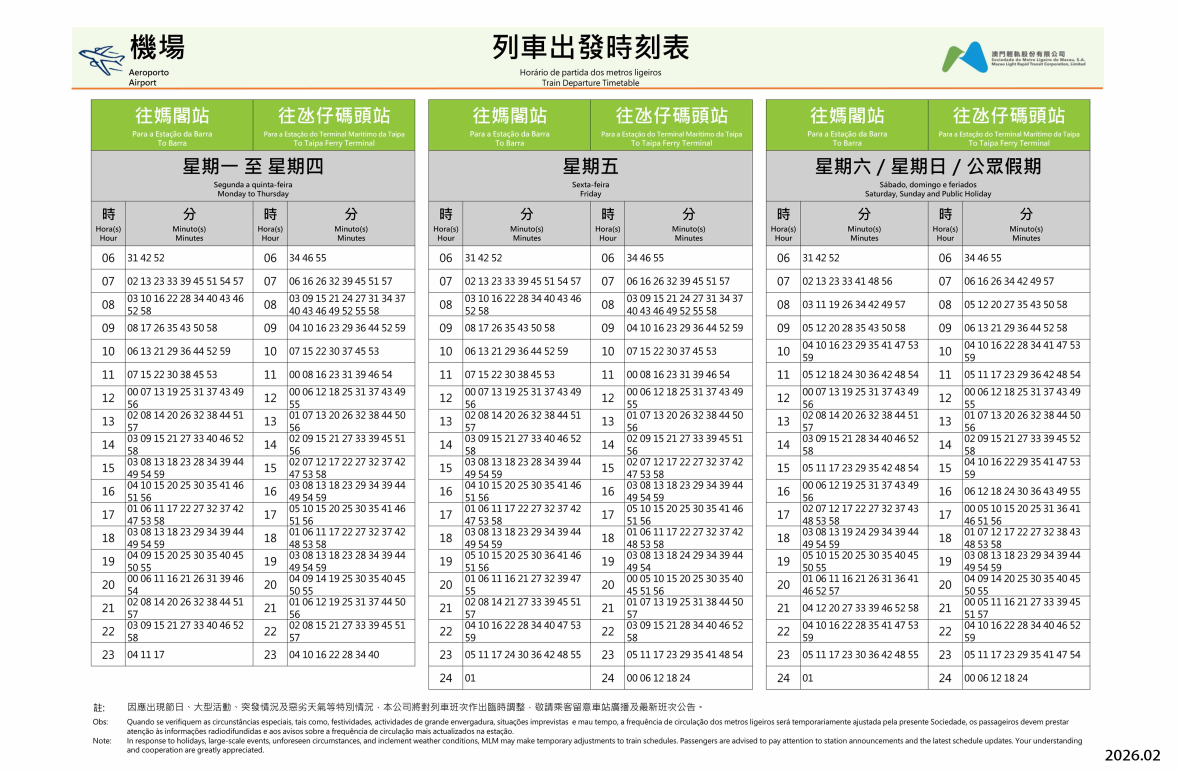
#> input picture data/timetable_images/TT_AIR_2026.jpg, 4716 x 3087 px (shown at 1/4 size); its folder holds only this picture in this run
$ python _crop_helper.py ../timetable_images/TT_AIR_2026.jpg ../timetable_images/TT_AIR_2026_06.jpg
#> lines starting #> are read from the running program, lines starting #| are printed output that depends on the picture
"""Crop timetable images into per-block tiles for OCR.

Each timetable image has 3 day-group blocks stacked horizontally:
 - Mon-Thu, Friday, Sat/Sun/Holidays

Block x-boundaries are auto-detected per image since the leftmost block has a
station-label margin (~350 px) that narrows it.

Within each intermediate-station block there are 2 sub-columns
("To Barra" left, "To TFT" right); the OCR parser splits them after the fact
using the two hour-column x positions detected geometrically.
"""
from pathlib import Path
from PIL import Image, ImageOps, ImageEnhance
import numpy as np

ROOT = Path(__file__).parent.parent / "timetable_images"
OUT = Path(__file__).parent / "_tmp_crops"
OUT.mkdir(exist_ok=True)

Y_TOP = 400


def detect_block_boundaries(img: Image.Image) -> list[tuple[int, int]]:
    """Return x-ranges for the 3 day-group blocks.

    Finds the 2 interior x-positions with lowest column variance (the gaps
    between blocks) by searching windows near the 1/3 and 2/3 marks.
    """
    a = np.array(img.convert("L"))
    col_var = a[600:2900].std(axis=0)
    W = a.shape[1]
    kernel = np.ones(40) / 40
    smooth = np.convolve(col_var, kernel, mode="same")
    # Search for gap1 near x=W/3, gap2 near x=2W/3; each within ±W/10 window
    def find_gap(center: int, radius: int) -> int:
        lo = max(center - radius, 100)
        hi = min(center + radius, W - 100)
        return lo + int(smooth[lo:hi].argmin())
    gap1 = find_gap(W // 3, W // 10)
    gap2 = find_gap(2 * W // 3, W // 10)
    return [(0, gap1), (gap1, gap2), (gap2, W)]


def _save_2x(img: Image.Image, name: str, scale: int = 2) -> None:
    img = img.resize((img.size[0] * scale, img.size[1] * scale), Image.LANCZOS)
    img.save(OUT / name)


def crop_blocks(img_file: str, label: str, scale: int = 2) -> None:
    """Crop all 3 day-group blocks for a timetable image."""
#> called with img_file = '../timetable_images/TT_AIR_2026.jpg', label = '../timetable_images/TT_AIR_2026_06.jpg', scale = 2
    img = Image.open(ROOT / img_file)
#> img is the input picture: PIL image 4716x3087 RGB; mean R, G, B 228.2, 231, 223.3
    W, H = img.size
    y0, y1 = Y_TOP, H
    blocks = detect_block_boundaries(img)
#> in detect_block_boundaries, `a = np.array(img.convert("L"))`:
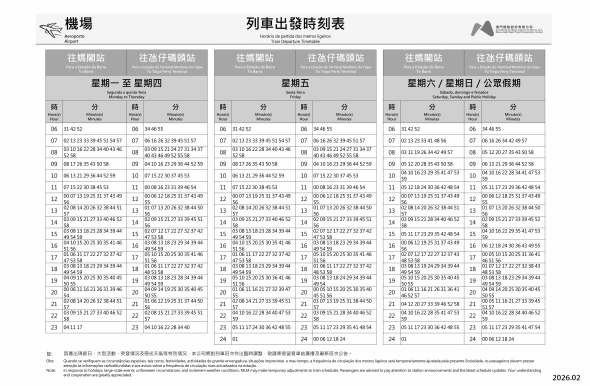
#> a: shape (3087, 4716) (shown at 1/8 size); min 0, max 255, mean 229.2
#> in detect_block_boundaries, `col_var = a[600:2900].std(axis=0)`: col_var = 4716 values, max 101.4 at index 2623, min 0 at index 0, mean 45.33
#> in detect_block_boundaries, `smooth = np.convolve(col_var, kernel, mode="same")`: smooth = 4716 values, max 77.43 at index 1178, min 0 at index 0, mean 45.33
#> in detect_block_boundaries, `gap1 = find_gap(W // 3, W // 10)`: gap1 = 1692
#> in detect_block_boundaries, `gap2 = find_gap(2 * W // 3, W // 10)`: gap2 = 3039
#> blocks = [(0, 1692), (1692, 3039), (3039, 4716)]
    for sched, (x0, x1) in zip(["mon_thu", "fri", "ssh"], blocks):
        _save_2x(img.crop((x0, y0, x1, y1)), f"{label}_{sched}_block.png", scale)
#> this loop made 3 passes
#> pass 1, in _save_2x, `img = img.resize((img.size[0] * scale, img.size[1] * scale), Image.LAN..`:
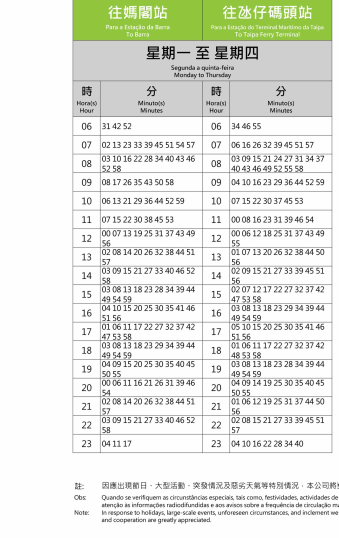
#> img: PIL image 3384x5374 RGB (shown at 1/10 size); mean R, G, B 228.4, 231.1, 224.2
#> pass 2, in _save_2x (call 2), `img = img.resize((img.size[0] * scale, img.size[1] * scale), Image.LAN..`:
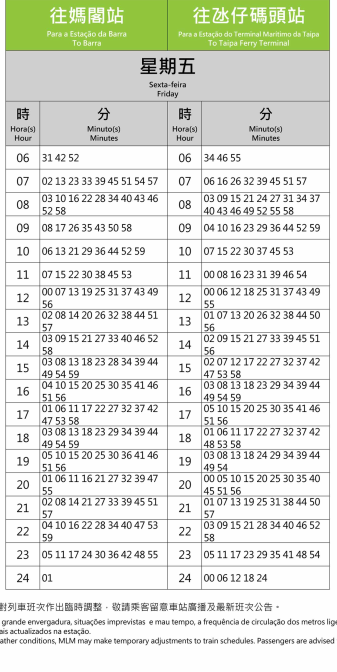
#> img: PIL image 2694x5374 RGB (shown at 1/8 size); mean R, G, B 222.3, 225.6, 216.9
#> pass 3, in _save_2x (call 3), `img = img.resize((img.size[0] * scale, img.size[1] * scale), Image.LAN..`:
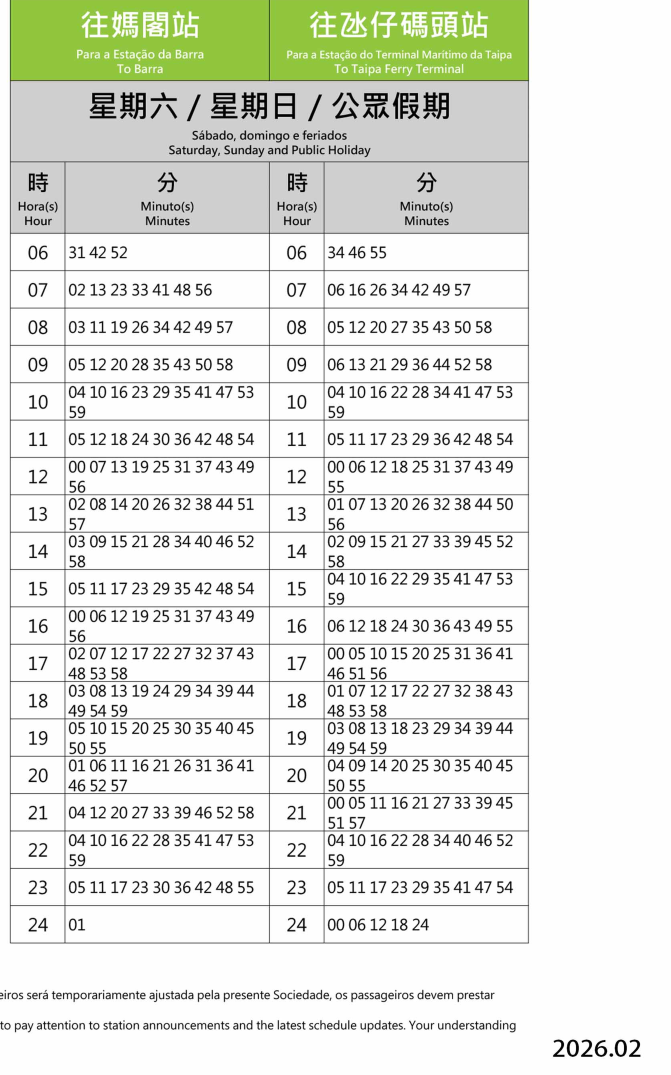
#> img: PIL image 3354x5374 RGB (shown at 1/5 size); mean R, G, B 228.4, 231.1, 224.1
    print(f"Cropped {label}: blocks at {blocks} (scale={scale}x)")
#| Cropped ../timetable_images/TT_AIR_2026_06.jpg: blocks at [(0, 1692), (1692, 3039), (3039, 4716)] (scale=2x)


if __name__ == "__main__":
    import sys
    img, label = sys.argv[1], sys.argv[2]
    crop_blocks(img, label)

$ run again, on data/timetable_images/TT_COE_2026_06.jpg
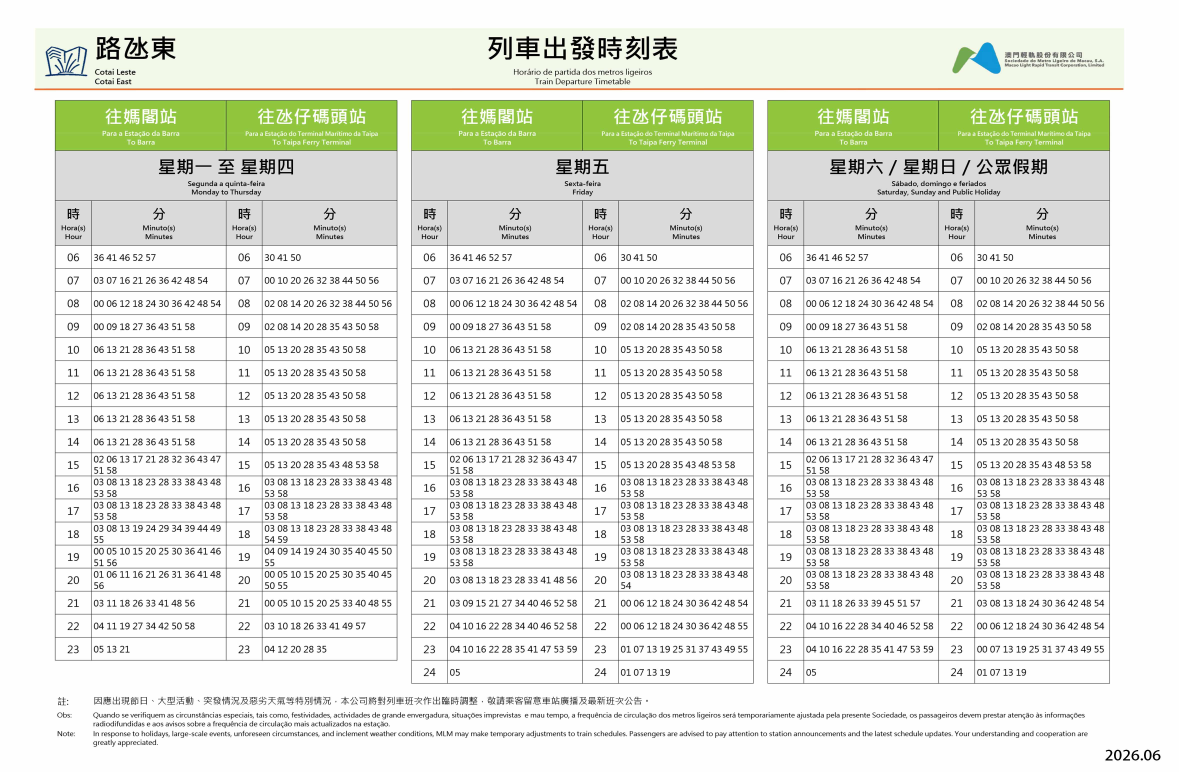
#> input picture data/timetable_images/TT_COE_2026_06.jpg, 4716 x 3087 px (shown at 1/4 size)
#> in crop_blocks, img is the input picture: PIL image 4716x3087 RGB; mean R, G, B 229.8, 232.8, 224.8
#> col_var = 4716 values, max 99.62 at index 3815, min 0 at index 0, mean 44.8
#> smooth = 4716 values, max 70.93 at index 978, min 0 at index 0, mean 44.8
#> gap1 = 1624
#> gap2 = 3045
#> blocks = [(0, 1624), (1624, 3045), (3045, 4716)]
#> the loop in crop_blocks, `for sched, (x0, x1) in zip(["mon_thu", "fri", "ssh"], blocks):` made 3 passes
#> pass 1, in _save_2x, `img = img.resize((img.size[0] * scale, img.size[1] * scale), Image.LAN..`:
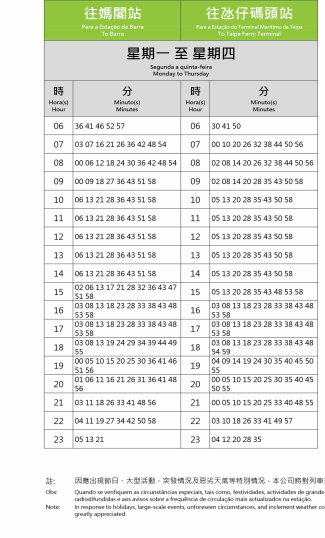
#> img: PIL image 3248x5374 RGB (shown at 1/10 size); mean R, G, B 229.4, 232.3, 224.7
#> pass 3, in _save_2x (call 3), `img = img.resize((img.size[0] * scale, img.size[1] * scale), Image.LAN..`:
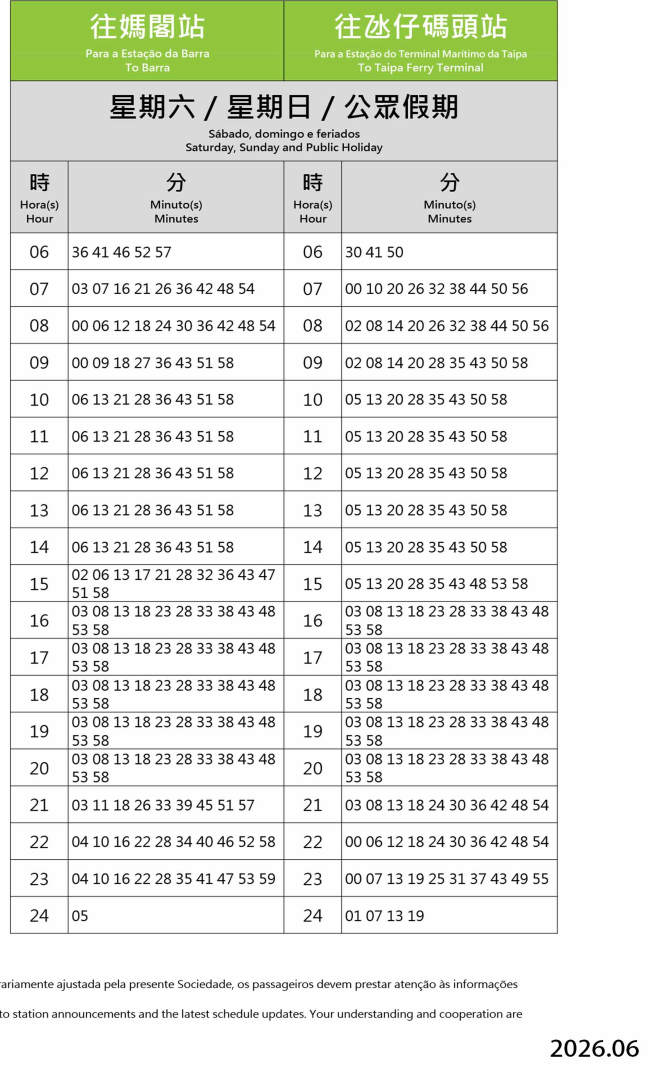
#> img: PIL image 3342x5374 RGB (shown at 1/5 size); mean R, G, B 229.7, 232.6, 225.1
#| Cropped ../timetable_images/TT_COE_2026_06.jpg: blocks at [(0, 1624), (1624, 3045), (3045, 4716)] (scale=2x)

$ run again, on data/timetable_images/TT_AIR_2026_06.jpg
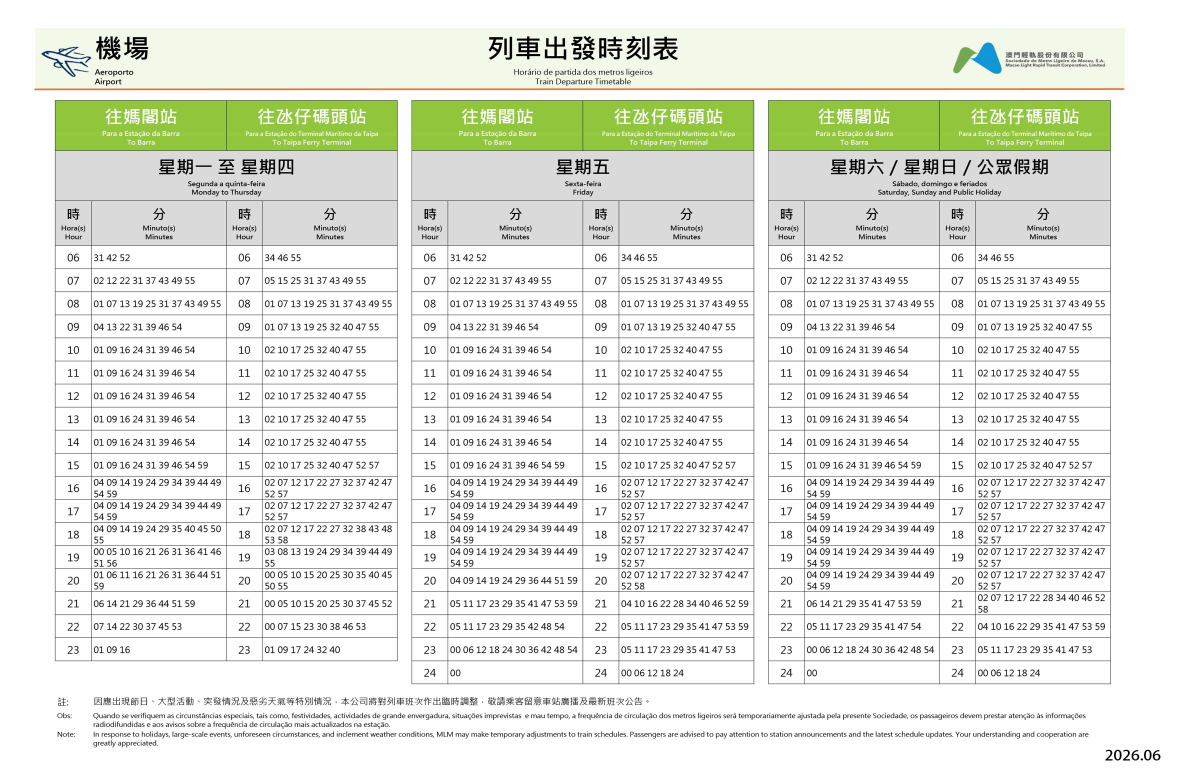
#> input picture data/timetable_images/TT_AIR_2026_06.jpg, 4716 x 3087 px (shown at 1/4 size)
#> in crop_blocks, img is the input picture: PIL image 4716x3087 RGB; mean R, G, B 230.3, 233.2, 225.2
#> col_var = 4716 values, max 100.4 at index 4026, min 0 at index 0, mean 44.22
#> smooth = 4716 values, max 70.92 at index 978, min 0 at index 0, mean 44.22
#> gap1 = 1625
#> gap2 = 3048
#> blocks = [(0, 1625), (1625, 3048), (3048, 4716)]
#> the loop in crop_blocks, `for sched, (x0, x1) in zip(["mon_thu", "fri", "ssh"], blocks):` made 3 passes
#> pass 1, in _save_2x, `img = img.resize((img.size[0] * scale, img.size[1] * scale), Image.LAN..`:
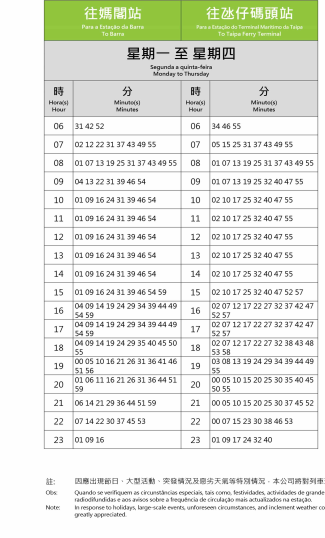
#> img: PIL image 3250x5374 RGB (shown at 1/10 size); mean R, G, B 229.7, 232.7, 225
#> pass 3, in _save_2x (call 3), `img = img.resize((img.size[0] * scale, img.size[1] * scale), Image.LAN..`:
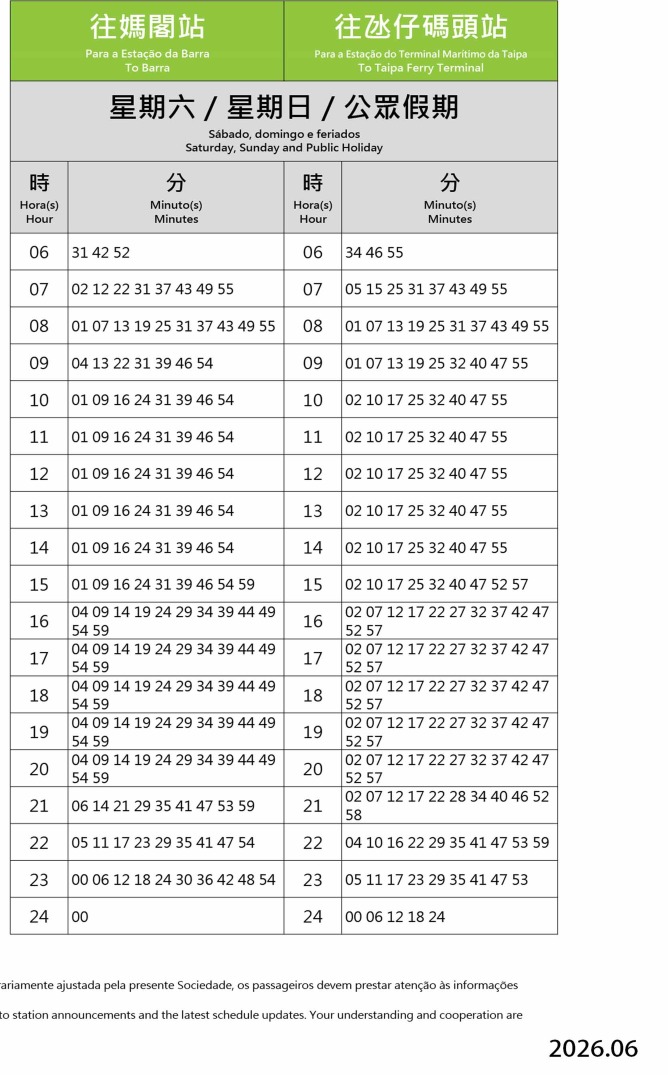
#> img: PIL image 3336x5374 RGB (shown at 1/5 size); mean R, G, B 230.1, 233, 225.5
#| Cropped ../timetable_images/TT_AIR_2026_06.jpg: blocks at [(0, 1625), (1625, 3048), (3048, 4716)] (scale=2x)
